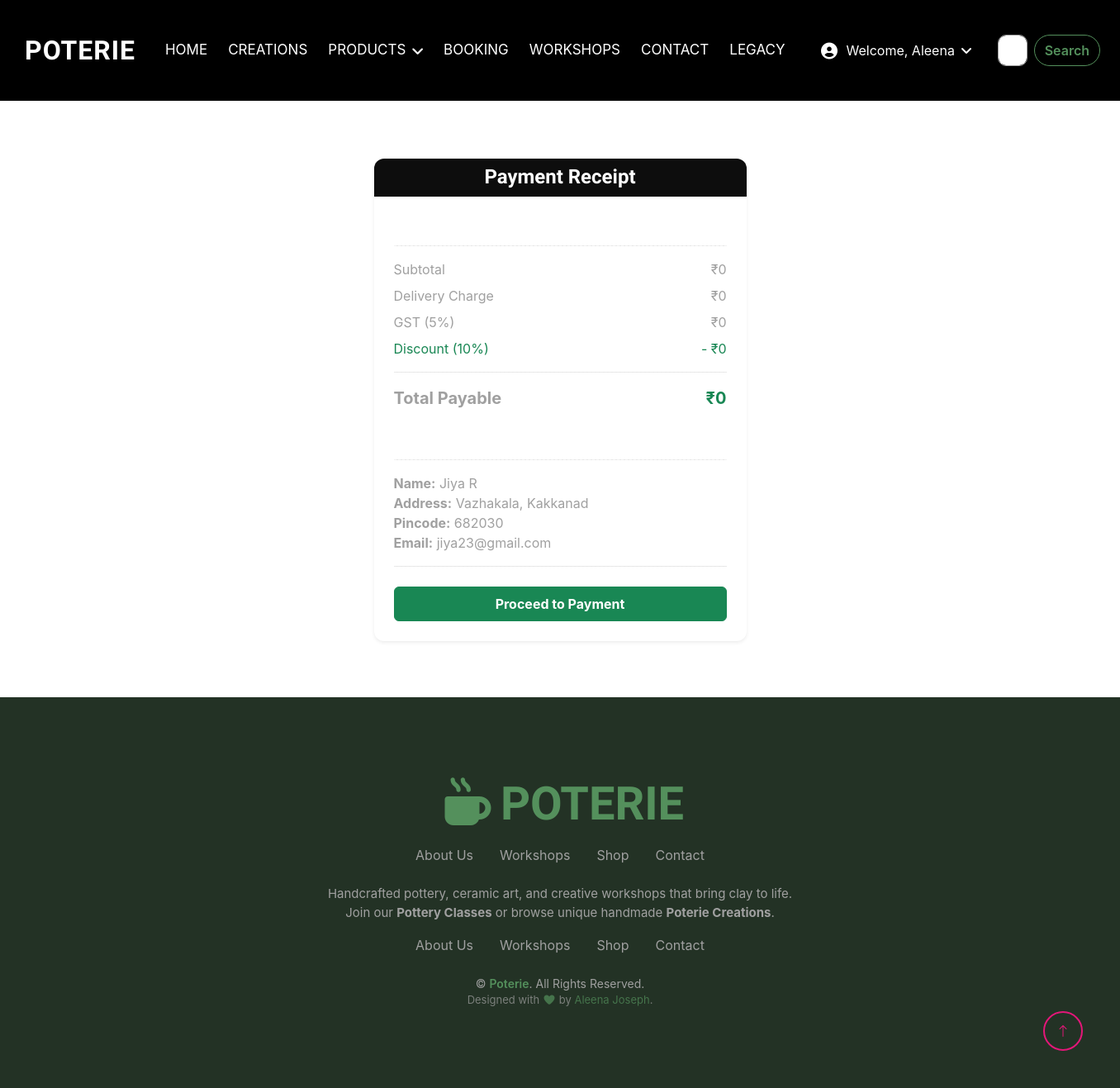
The app's page /PoteriaSite/PaymentPage/ (signed in) with its own data.
### webapp/models.py (models this page shows, shortened)
class Checkoutdb(models.Model):
    Fullame = models.CharField(max_length=30, null=True, blank=True)
    Email = models.EmailField(max_length=30, null=True, blank=True)
    Address = models.CharField(max_length=30, null=True, blank=True)
    City = models.CharField(max_length=30, null=True, blank=True)
    Pincode = models.IntegerField(null=True, blank=True)
    Total_amount = models.IntegerField(null=True, blank=True)
    Checkout_Username = models.CharField(max_length=30, null=True, blank=True)

### webapp/views.py (the view)
# urls.py: path('PaymentPage/', views.PaymentPage, name="PaymentPage"),
def PaymentPage(request):
    product = productdb.objects.all()
    cart = Cartdb.objects.filter(Singlepottery_username=request.session['username'])
    subtotal = 0
    totalprice = 0
    discount = 0
    gst = 0
    delivery = 0
    for i in cart:
        subtotal += i.Singlepottery_total
        if subtotal < 500:
            delivery = 50
        else:
            delivery = 0
    gst = round(subtotal * 0.05)
    discount = round(subtotal * 0.10)
    totalprice = (subtotal + gst + delivery) - discount
    checkout_address = Checkoutdb.objects.filter(Checkout_Username=request.session['username']).last()
    cart_count = Cartdb.objects.filter(Singlepottery_username=request.session['username']).count()
    customer = Checkoutdb.objects.order_by("-id").first()
    pay = customer.Total_amount
    amount = int(pay * 100)
    pay_str = str(amount)
    if request.method=='POST':
        client=razorpay.Client(auth=('rzp_test_0ib0jPwwZ7I1lT', 'VjHNO5zKeKxz8PYe7VnzwxMR'))
        payment=client.order.create({'amount':amount,'currency':'INR'})
    return render(request, "Paymentpage.html", {'product': product,
                                                'cart_count': cart_count,
                                                'subtotal': subtotal,
                                                'discount': discount,
                                                'delivery': delivery,
                                                'totalprice': totalprice,
                                                'gst': gst,
                                                'checkout_address': checkout_address,
                                                'pay_str':pay_str
                                                })

### webapp/templates/Paymentpage.html (shortened to what this page needs)
<!DOCTYPE html>
<html lang="en">
{% load static %}
<head>
    <link href="https://cdnjs.cloudflare.com/ajax/libs/font-awesome/7.0.0/css/all.min.css" rel="stylesheet">
    <link href="https://cdn.jsdelivr.net/npm/bootstrap-icons@1.4.1/font/bootstrap-icons.css" rel="stylesheet">
    <link href="{% static 'website/lib/animate/animate.min.css' %}" rel="stylesheet">
    <link href="{% static 'website/lib/lightbox/css/lightbox.min.css' %}" rel="stylesheet">
    <link href="{% static 'website/lib/owlcarousel/assets/owl.carousel.min.css' %}" rel="stylesheet">
    <link href="{% static 'website/css/bootstrap.min.css' %}" rel="stylesheet">
    <link href="{% static 'website/css/style.css' %}" rel="stylesheet">
</head>
<body style="background-color:white;">
<div class="container-fluid p-0 ">
    <nav class="navbar navbar-expand-lg" style="background-color:rgb(0,0,0);">
        <a href="{% url 'Homepage' %}" class="navbar-brand ms-4 ms-lg-0 d-flex align-items-center">
            <h2 class="mb-0 text-uppercase"
                style="color: white; font-weight: bold; margin-left:30px; margin-right:20px;">Poterie</h2>
        </a>
        <div class="collapse navbar-collapse" id="navbarCollapse">
            <div class="navbar-nav mx-auto p-4 p-lg-0">
                <a href="{% url 'Homepage' %}"
                   class="nav-item nav-link {% if request.resolver_match.url_name == 'Homepage' %}active{% endif %}">Home</a>
                <a href="{% url 'Creationpage' %}"
                   class="nav-item nav-link {% if request.resolver_match.url_name == 'Creationpage' %}active{% endif %}">Creations</a>
                <div class="nav-item dropdown">
                    <a href="#" class="nav-link dropdown-toggle text-white" data-bs-toggle="dropdown">Products</a>
                </div>
                <a href="{% url 'Bookingpage' %}"
                   class="nav-item nav-link text-white {% if request.resolver_match.url_name == 'Bookingpage' %}active{% endif %}">Booking</a>
                <a href="{% url 'Workshoppage' %}"
                   class="nav-item nav-link text-white {% if request.resolver_match.url_name == 'Workshoppage' %}active{% endif %}">Workshops</a>
                <a href="{% url 'Contactpage' %}"
                   class="nav-item nav-link text-white {% if request.resolver_match.url_name == 'Contactpage' %}active{% endif %}">Contact</a>
                <a href="{% url 'Legacygpage' %}"
                   class="nav-item nav-link text-white {% if request.resolver_match.url_name == 'Legacygpage' %}active{% endif %}">Legacy</a>
            </div>
            {% if request.session.username %}
            <div class="nav-item dropdown me-3">
                <a href="#" class="nav-link dropdown-toggle text-white d-flex align-items-center"
                   data-bs-toggle="dropdown">
                    <i class="fas fa-user-circle fa-lg me-2"></i>Welcome, {{ request.session.username }} </a>
            </div>
            {% endif %}
            <form class="d-flex me-4" role="search">
                <input class="form-control me-2" type="search" placeholder="Search" aria-label="Search">
                <button class="btn btn-outline-success" type="submit">Search</button>
            </form>
        </div>
    </nav>
</div>
<div class="container-fluid main_wrapper" style="margin-top:124px; padding:20px 50px;">
    <div class="container mt-5 mb-5">
    <div class="row justify-content-center">
        <div class="col-md-5">
            <div class="card shadow-sm border-0" style="border-radius: 12px;">
                <div class="card-header bg-dark text-white text-center"
                     style="border-radius: 12px 12px 0 0;">
                    <h4 class="fw-bold mb-0">Payment Receipt</h4>
                </div>
                <div class="card-body p-4">
                    <h6 class="fw-bold mb-2">Order Summary</h6>
                    <hr style="border-top: 1px dashed #ccc;">
                    <div class="d-flex justify-content-between mb-2">
                        <span>Subtotal</span>
                        <span class="fw-semibold">₹{{ subtotal }}</span>
                    </div>
                    <div class="d-flex justify-content-between mb-2">
                        <span>Delivery Charge</span>
                        <span class="fw-semibold">₹{{ delivery }}</span>
                    </div>
                    <div class="d-flex justify-content-between mb-2">
                        <span>GST (5%)</span>
                        <span class="fw-semibold">₹{{ gst }}</span>
                    </div>
                    <div class="d-flex justify-content-between mb-2 text-success">
                        <span>Discount (10%)</span>
                        <span class="fw-semibold">- ₹{{ discount }}</span>
                    </div>
                    <hr style="border-top: 1px dashed #aaa;">
                    <div class="d-flex justify-content-between fs-5 mb-4">
                        <span class="fw-bold">Total Payable</span>
                        <span class="fw-bold text-success">₹{{ totalprice }}</span>
                    </div>
                    <h6 class="fw-bold mb-2">Delivery Address</h6>
                    <hr style="border-top: 1px dashed #ccc;">
                    <p class="m-0"><strong>Name:</strong> {{ checkout_address.Fullame }}</p>
                    <p class="m-0"><strong>Address:</strong> {{ checkout_address.Address }}, {{ checkout_address.City }}</p>
                    <p class="m-0"><strong>Pincode:</strong> {{ checkout_address.Pincode }}</p>
                    <p class="m-0 mb-3"><strong>Email:</strong> {{ checkout_address.Email }}</p>
                    <hr style="border-top: 1px dashed #aaa;">
                    <form method="post" >
                        <button type="submit" id="paybtn"
                                class="btn btn-success w-100 py-2 fw-bold mt-2"
                                style="border-radius: 6px;">
                            Proceed to Payment
                        </button>
                    </form>
                </div>
            </div>
        </div>
    </div>
</div>
</div>
<div class="container-fluid text-light footer py-5" style="background-color: rgb(35, 50, 37);"
     data-wow-delay="0.1s">
    <div class="container text-center py-5">
        <a href="{% url 'Homepage' %}">
            <h1 class="display-4 mb-3 text-uppercase" style="color: rgb(84, 144, 92); font-weight: 800;">
                <i class="fa-solid fa-mug-hot me-2"></i>Poterie
            </h1>
        </a>
        <div class="d-flex justify-content-center flex-wrap mb-4">
            <a href="{% url 'Homepage' %}" class="text-light mx-3" style="text-decoration: none;">About Us</a>
            <a href="{% url 'Workshoppage' %}" class="text-light mx-3" style="text-decoration: none;">Workshops</a>
            <a href="{% url 'Creationpage' %}" class="text-light mx-3" style="text-decoration: none;">Shop</a>
            <a href="{% url 'Contactpage' %}" class="text-light mx-3" style="text-decoration: none;">Contact</a>
        </div>
        <p class="mb-3" style="font-size: 15px;">
            Handcrafted pottery, ceramic art, and creative workshops that bring clay to life.<br>
            Join our <strong>Pottery Classes</strong> or browse unique handmade <strong>Poterie Creations</strong>.
        </p>
        <div class="d-flex justify-content-center flex-wrap mb-4">
            <a href="{% url 'Homepage' %}" class="text-light mx-3" style="text-decoration: none;">About Us</a>
            <a href="{% url 'Workshoppage' %}" class="text-light mx-3" style="text-decoration: none;">Workshops</a>
            <a href="{% url 'Creationpage' %}" class="text-light mx-3" style="text-decoration: none;">Shop</a>
            <a href="{% url 'Contactpage' %}" class="text-light mx-3" style="text-decoration: none;">Contact</a>
        </div>
        <p class="mb-0" style="font-size: 14px;">
            &copy; <span style="color: rgb(84, 144, 92); font-weight: 600;">Poterie</span>. All Rights Reserved.
        </p>
        <p class="mb-0" style="font-size: 13px; opacity: 0.7;">
            Designed with <i class="fa-solid fa-heart" style="color: rgb(84, 144, 92);"></i> by <a href="#"
                                                                                                   style="color: rgb(84, 144, 92); text-decoration: none;">Aleena
            Joseph</a>.
        </p>
    </div>
</div>
<a href="#" class="btn btn-outline-primary border-2 btn-lg-square back-to-top"><i class="bi bi-arrow-up"></i></a>
</body>
</html>

### webapp/static/website/css/style.css (style rules this page uses)
.back-to-top { position: fixed; display: none; right: 45px; bottom: 45px; z-index: 99; }
.btn { font-weight: 600; transition: .5s; border-radius: 50px; }
.btn-lg-square { width: 48px; height: 48px; }
.btn-square, .btn-sm-square, .btn-lg-square { padding: 0; display: flex; align-items: center; justify-content: center; font-weight: inherit; }
.navbar { position: absolute; width: 100%; top: 0; left: 0; z-index: 9; transition: .5s; }
.navbar .navbar-nav .nav-link { margin-right: 25px; padding: 40px 0; color: var(--bs-white); font-size: 17px; text-transform: uppercase; outline: none; transition: .5s; }
.navbar .dropdown-toggle::after { border: none; content: "\f107"; font-family: "Font Awesome 5 Free"; font-weight: 900; vertical-align: middle; margin-left: 8px; }
.footer { background-position: 0px 0px; background-repeat: repeat-x; animation: footerAnimatedBg 50s linear infinite; }
.navbar .nav-link { color: white; transition: 0.3s; }
.btn-outline-success { border-color: rgb(84, 144, 92); color: rgb(84, 144, 92); }

### webapp/templates/Paymentpage.html (style rules this page uses)
body { background-color: #f1f3f6; font-family: 'Inter', sans-serif; }
.navbar { background-color: #2874f0; }
.navbar-brand h2 { color: white; font-weight: 700; letter-spacing: 1px; }
.footer { background-color: rgb(35, 50, 37); color: white; padding: 40px 0; }

### records on screen
Checkoutdb: session.username "Aleena", Fullame "Jiya R", Address "Vazhakala", City "Kakkanad", Pincode "682030", Email "jiya23@gmail.com"

### other values on screen
{{ subtotal }} "0"
{{ delivery }} "0"
{{ gst }} "0"
{{ discount }} "0"
{{ totalprice }} "0"
